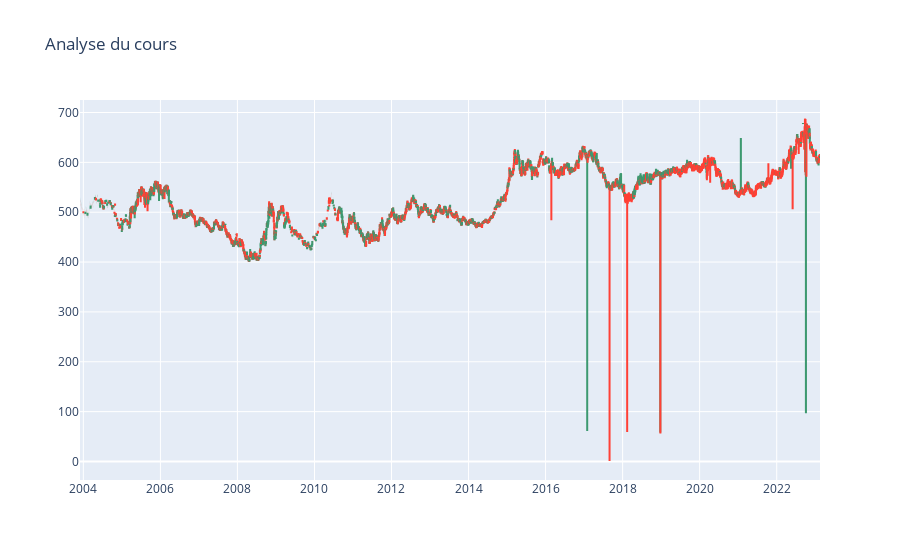

Write notebook code for a chart like this one.
### Code cell
figure = go.Figure(data=[go.Candlestick(x=df["Date"],open=df["Open"], high=df["High"],low=df["Low"], close=df["Close"])])
figure.update_layout(title = "Analyse du cours", xaxis_rangeslider_visible=False)
figure.show()

### Figure 1 — Plotly figure (JSON) as saved in the notebook; plotly's stock layout.template omitted (floating-point values rounded to 4 significant figures; data arrays with more than 128 entries replaced by an {"elided": "..."} marker saying what was removed)
{"data": [{"close": {"elided": "5013 float values"}, "high": {"elided": "5013 float values"}, "low": {"elided": "5013 float values"}, "open": {"elided": "5013 float values"}, "type": "candlestick", "x": {"elided": "5013 str values"}}], "layout": {"title": {"text": "Analyse du cours"}, "xaxis": {"rangeslider": {"visible": false}}}}
